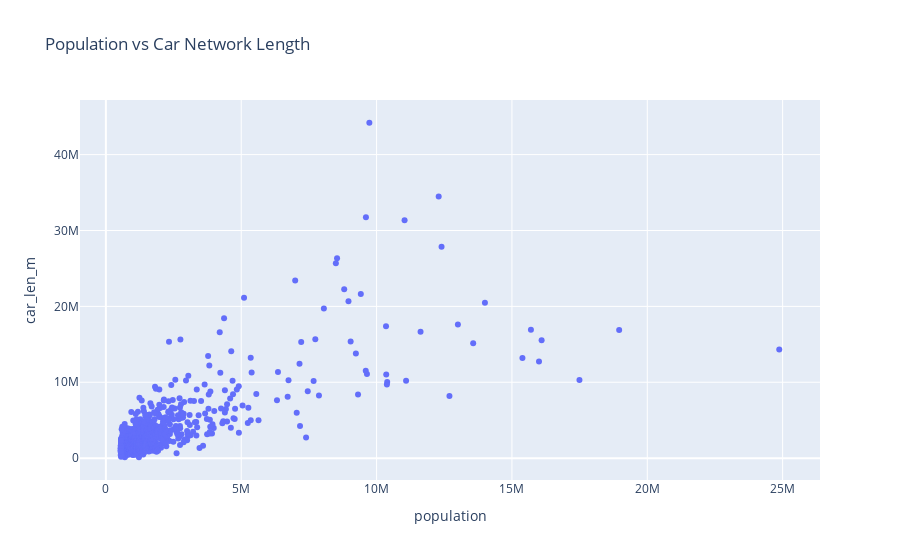

Here is the notebook cell this chart was saved with:
### Markdown cell above
## Scatter Plot: Population vs Car Network Length

### Code cell
px.scatter(df, x='population', y='car_len_m', hover_name='city', title='Population vs Car Network Length')

### Figure 1 — Plotly figure (JSON) as saved in the notebook; plotly's stock layout.template omitted (floating-point values rounded to 4 significant figures; data arrays with more than 128 entries replaced by an {"elided": "..."} marker saying what was removed)
{"data": [{"hovertemplate": "<b>%{hovertext}</b><br><br>population=%{x}<br>car_len_m=%{y}<extra></extra>", "hovertext": {"elided": "1000 str values"}, "legendgroup": "", "marker": {"color": "#636efa", "symbol": "circle"}, "mode": "markers", "name": "", "orientation": "v", "showlegend": false, "type": "scatter", "x": {"elided": "1000 int values"}, "xaxis": "x", "y": {"elided": "1000 float values"}, "yaxis": "y"}], "layout": {"legend": {"tracegroupgap": 0}, "title": {"text": "Population vs Car Network Length"}, "xaxis": {"anchor": "y", "domain": [0, 1], "title": {"text": "population"}}, "yaxis": {"anchor": "x", "domain": [0, 1], "title": {"text": "car_len_m"}}}}
